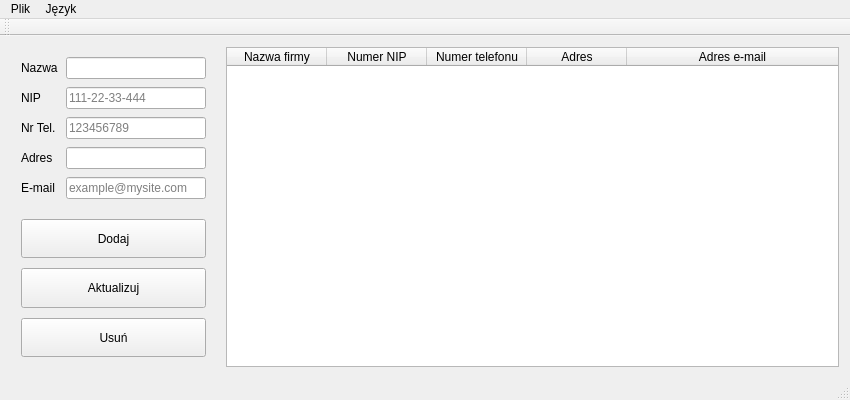
<?xml version="1.0" encoding="UTF-8"?>
<ui version="4.0">
 <class>CompaniesCRUDRepositoryAppClass</class>
 <widget class="QMainWindow" name="CompaniesCRUDRepositoryAppClass">
  <property name="geometry">
   <rect>
    <x>0</x>
    <y>0</y>
    <width>850</width>
    <height>400</height>
   </rect>
  </property>
  <property name="sizePolicy">
   <sizepolicy hsizetype="Preferred" vsizetype="Preferred">
    <horstretch>0</horstretch>
    <verstretch>0</verstretch>
   </sizepolicy>
  </property>
  <property name="minimumSize">
   <size>
    <width>800</width>
    <height>400</height>
   </size>
  </property>
  <property name="baseSize">
   <size>
    <width>850</width>
    <height>400</height>
   </size>
  </property>
  <property name="windowTitle">
   <string>Repozytorium firm</string>
  </property>
  <widget class="QWidget" name="centralWidget">
   <layout class="QHBoxLayout" name="horizontalLayout">
    <item>
     <layout class="QHBoxLayout" name="hlMain" stretch="1,3">
      <property name="spacing">
       <number>10</number>
      </property>
      <item>
       <layout class="QVBoxLayout" name="vlEditionBox">
        <property name="spacing">
         <number>10</number>
        </property>
        <property name="leftMargin">
         <number>5</number>
        </property>
        <property name="topMargin">
         <number>5</number>
        </property>
        <property name="rightMargin">
         <number>5</number>
        </property>
        <property name="bottomMargin">
         <number>5</number>
        </property>
        <item>
         <layout class="QFormLayout" name="flFormBox">
          <property name="horizontalSpacing">
           <number>8</number>
          </property>
          <property name="verticalSpacing">
           <number>8</number>
          </property>
          <property name="leftMargin">
           <number>5</number>
          </property>
          <property name="topMargin">
           <number>5</number>
          </property>
          <property name="rightMargin">
           <number>5</number>
          </property>
          <property name="bottomMargin">
           <number>5</number>
          </property>
          <item row="0" column="0">
           <widget class="QLabel" name="lbName">
            <property name="text">
             <string>Nazwa</string>
            </property>
           </widget>
          </item>
          <item row="0" column="1">
           <widget class="QLineEdit" name="lneName"/>
          </item>
          <item row="1" column="0">
           <widget class="QLabel" name="lbID">
            <property name="text">
             <string>NIP</string>
            </property>
           </widget>
          </item>
          <item row="1" column="1">
           <widget class="QLineEdit" name="lneID">
            <property name="placeholderText">
             <string>111-22-33-444</string>
            </property>
           </widget>
          </item>
          <item row="2" column="0">
           <widget class="QLabel" name="lbPhone">
            <property name="text">
             <string>Nr Tel.</string>
            </property>
           </widget>
          </item>
          <item row="2" column="1">
           <widget class="QLineEdit" name="lnePhone">
            <property name="placeholderText">
             <string>123456789</string>
            </property>
           </widget>
          </item>
          <item row="3" column="0">
           <widget class="QLabel" name="lbAddress">
            <property name="text">
             <string>Adres</string>
            </property>
           </widget>
          </item>
          <item row="3" column="1">
           <widget class="QLineEdit" name="lneAddress"/>
          </item>
          <item row="4" column="0">
           <widget class="QLabel" name="lbEmail">
            <property name="text">
             <string>E-mail</string>
            </property>
           </widget>
          </item>
          <item row="4" column="1">
           <widget class="QLineEdit" name="lneEmail">
            <property name="placeholderText">
             <string>example@mysite.com</string>
            </property>
           </widget>
          </item>
         </layout>
        </item>
        <item>
         <layout class="QVBoxLayout" name="vlControlBox">
          <property name="spacing">
           <number>10</number>
          </property>
          <property name="leftMargin">
           <number>5</number>
          </property>
          <property name="topMargin">
           <number>5</number>
          </property>
          <property name="rightMargin">
           <number>5</number>
          </property>
          <property name="bottomMargin">
           <number>5</number>
          </property>
          <item>
           <widget class="QPushButton" name="pbAdd">
            <property name="sizePolicy">
             <sizepolicy hsizetype="Minimum" vsizetype="MinimumExpanding">
              <horstretch>0</horstretch>
              <verstretch>0</verstretch>
             </sizepolicy>
            </property>
            <property name="maximumSize">
             <size>
              <width>16777215</width>
              <height>60</height>
             </size>
            </property>
            <property name="text">
             <string>Dodaj</string>
            </property>
           </widget>
          </item>
          <item>
           <widget class="QPushButton" name="pbUpdate">
            <property name="sizePolicy">
             <sizepolicy hsizetype="Minimum" vsizetype="MinimumExpanding">
              <horstretch>0</horstretch>
              <verstretch>0</verstretch>
             </sizepolicy>
            </property>
            <property name="maximumSize">
             <size>
              <width>16777215</width>
              <height>60</height>
             </size>
            </property>
            <property name="text">
             <string>Aktualizuj</string>
            </property>
           </widget>
          </item>
          <item>
           <widget class="QPushButton" name="pbDelete">
            <property name="sizePolicy">
             <sizepolicy hsizetype="Minimum" vsizetype="MinimumExpanding">
              <horstretch>0</horstretch>
              <verstretch>0</verstretch>
             </sizepolicy>
            </property>
            <property name="maximumSize">
             <size>
              <width>16777215</width>
              <height>60</height>
             </size>
            </property>
            <property name="text">
             <string>Usuń</string>
            </property>
           </widget>
          </item>
         </layout>
        </item>
       </layout>
      </item>
      <item>
       <widget class="QTableWidget" name="tabData">
        <property name="minimumSize">
         <size>
          <width>300</width>
          <height>0</height>
         </size>
        </property>
        <property name="focusPolicy">
         <enum>Qt::NoFocus</enum>
        </property>
        <property name="editTriggers">
         <set>QAbstractItemView::NoEditTriggers</set>
        </property>
        <property name="tabKeyNavigation">
         <bool>false</bool>
        </property>
        <property name="selectionMode">
         <enum>QAbstractItemView::SingleSelection</enum>
        </property>
        <property name="selectionBehavior">
         <enum>QAbstractItemView::SelectRows</enum>
        </property>
        <property name="sortingEnabled">
         <bool>true</bool>
        </property>
        <property name="cornerButtonEnabled">
         <bool>false</bool>
        </property>
        <attribute name="horizontalHeaderStretchLastSection">
         <bool>true</bool>
        </attribute>
        <column>
         <property name="text">
          <string>Nazwa firmy</string>
         </property>
        </column>
        <column>
         <property name="text">
          <string>Numer NIP</string>
         </property>
        </column>
        <column>
         <property name="text">
          <string>Numer telefonu</string>
         </property>
        </column>
        <column>
         <property name="text">
          <string>Adres</string>
         </property>
        </column>
        <column>
         <property name="text">
          <string>Adres e-mail</string>
         </property>
        </column>
       </widget>
      </item>
     </layout>
    </item>
   </layout>
  </widget>
  <widget class="QMenuBar" name="menuBar">
   <property name="geometry">
    <rect>
     <x>0</x>
     <y>0</y>
     <width>850</width>
     <height>22</height>
    </rect>
   </property>
   <widget class="QMenu" name="menuFile">
    <property name="title">
     <string>Plik</string>
    </property>
    <addaction name="actionSave"/>
    <addaction name="actionSaveAs"/>
    <addaction name="actionRead"/>
    <addaction name="actionClose"/>
   </widget>
   <widget class="QMenu" name="menuLanguage">
    <property name="title">
     <string>Język</string>
    </property>
    <addaction name="actionEnglish"/>
    <addaction name="actionPolish"/>
   </widget>
   <addaction name="menuFile"/>
   <addaction name="menuLanguage"/>
  </widget>
  <widget class="QStatusBar" name="statusBar"/>
  <widget class="QToolBar" name="mainToolBar">
   <attribute name="toolBarArea">
    <enum>TopToolBarArea</enum>
   </attribute>
   <attribute name="toolBarBreak">
    <bool>false</bool>
   </attribute>
  </widget>
  <action name="actionSave">
   <property name="text">
    <string>Zapisz</string>
   </property>
  </action>
  <action name="actionSaveAs">
   <property name="text">
    <string>Zapisz jako ...</string>
   </property>
  </action>
  <action name="actionRead">
   <property name="text">
    <string>Wczytaj</string>
   </property>
  </action>
  <action name="actionClose">
   <property name="text">
    <string>Zamknij</string>
   </property>
  </action>
  <action name="actionEnglish">
   <property name="text">
    <string>English</string>
   </property>
  </action>
  <action name="actionPolish">
   <property name="text">
    <string>Polski</string>
   </property>
  </action>
 </widget>
 <layoutdefault spacing="6" margin="11"/>
 <resources>
  <include location="companiescrudrepositoryapp.qrc"/>
 </resources>
 <connections>
  <connection>
   <sender>actionClose</sender>
   <signal>triggered()</signal>
   <receiver>CompaniesCRUDRepositoryAppClass</receiver>
   <slot>close()</slot>
   <hints>
    <hint type="sourcelabel">
     <x>-1</x>
     <y>-1</y>
    </hint>
    <hint type="destinationlabel">
     <x>424</x>
     <y>199</y>
    </hint>
   </hints>
  </connection>
 </connections>
</ui>
